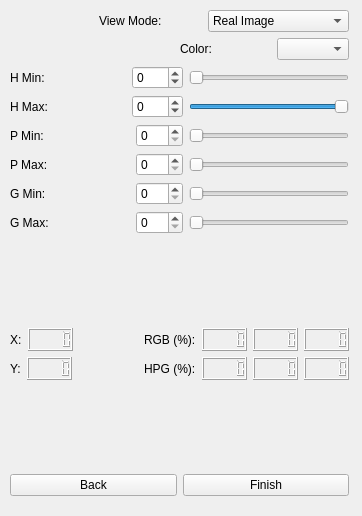
       <widget class="QWidget" name="tela2">
        <property name="geometry">
         <rect>
          <x>0</x>
          <y>0</y>
          <width>362</width>
          <height>516</height>
         </rect>
        </property>
        <widget class="QWidget" name="layout44">
         <property name="geometry">
          <rect>
           <x>10</x>
           <y>10</y>
           <width>339</width>
           <height>486</height>
          </rect>
         </property>
         <layout class="QVBoxLayout">
          <item>
           <layout class="QHBoxLayout">
            <item>
             <spacer name="spacer41">
              <property name="orientation">
               <enum>Qt::Horizontal</enum>
              </property>
              <property name="sizeType">
               <enum>QSizePolicy::Expanding</enum>
              </property>
              <property name="sizeHint" stdset="0">
               <size>
                <width>34</width>
                <height>20</height>
               </size>
              </property>
             </spacer>
            </item>
            <item>
             <layout class="QHBoxLayout">
              <item>
               <widget class="QLabel" name="textLabel1">
                <property name="text">
                 <string>View Mode:</string>
                </property>
                <property name="wordWrap">
                 <bool>false</bool>
                </property>
               </widget>
              </item>
              <item>
               <spacer name="spacer32">
                <property name="orientation">
                 <enum>Qt::Horizontal</enum>
                </property>
                <property name="sizeType">
                 <enum>QSizePolicy::Expanding</enum>
                </property>
                <property name="sizeHint" stdset="0">
                 <size>
                  <width>40</width>
                  <height>20</height>
                 </size>
                </property>
               </spacer>
              </item>
              <item>
               <widget class="QComboBox" name="comboExibicao1">
                <item>
                 <property name="text">
                  <string>Real Image</string>
                 </property>
                </item>
                <item>
                 <property name="text">
                  <string>Current Color Image</string>
                 </property>
                </item>
                <item>
                 <property name="text">
                  <string>Tagged Image</string>
                 </property>
                </item>
                <item>
                 <property name="text">
                  <string>Soft Tagged Image</string>
                 </property>
                </item>
                <item>
                 <property name="text">
                  <string>Error Image</string>
                 </property>
                </item>
               </widget>
              </item>
             </layout>
            </item>
           </layout>
          </item>
          <item>
           <layout class="QHBoxLayout">
            <item>
             <spacer name="spacer42">
              <property name="orientation">
               <enum>Qt::Horizontal</enum>
              </property>
              <property name="sizeType">
               <enum>QSizePolicy::Expanding</enum>
              </property>
              <property name="sizeHint" stdset="0">
               <size>
                <width>40</width>
                <height>20</height>
               </size>
              </property>
             </spacer>
            </item>
            <item>
             <layout class="QHBoxLayout">
              <item>
               <widget class="QLabel" name="labelCor">
                <property name="text">
                 <string>Color:</string>
                </property>
                <property name="wordWrap">
                 <bool>false</bool>
                </property>
               </widget>
              </item>
              <item>
               <spacer name="spacer33">
                <property name="orientation">
                 <enum>Qt::Horizontal</enum>
                </property>
                <property name="sizeType">
                 <enum>QSizePolicy::Expanding</enum>
                </property>
                <property name="sizeHint" stdset="0">
                 <size>
                  <width>40</width>
                  <height>20</height>
                 </size>
                </property>
               </spacer>
              </item>
              <item>
               <widget class="QComboBox" name="comboCores">
                <property name="editable">
                 <bool>false</bool>
                </property>
               </widget>
              </item>
             </layout>
            </item>
           </layout>
          </item>
          <item>
           <layout class="QVBoxLayout">
            <item>
             <layout class="QHBoxLayout">
              <item>
               <widget class="QLabel" name="labelHMin">
                <property name="text">
                 <string>H Min:</string>
                </property>
                <property name="wordWrap">
                 <bool>false</bool>
                </property>
               </widget>
              </item>
              <item>
               <spacer name="spacer34">
                <property name="orientation">
                 <enum>Qt::Horizontal</enum>
                </property>
                <property name="sizeType">
                 <enum>QSizePolicy::Expanding</enum>
                </property>
                <property name="sizeHint" stdset="0">
                 <size>
                  <width>40</width>
                  <height>20</height>
                 </size>
                </property>
               </spacer>
              </item>
              <item>
               <layout class="QHBoxLayout">
                <item>
                 <widget class="QSpinBox" name="spinHGP_Hmin">
                  <property name="minimum">
                   <number>-180</number>
                  </property>
                  <property name="maximum">
                   <number>180</number>
                  </property>
                 </widget>
                </item>
                <item>
                 <widget class="QSlider" name="sliderHGP_Hmin">
                  <property name="minimumSize">
                   <size>
                    <width>160</width>
                    <height>0</height>
                   </size>
                  </property>
                  <property name="minimum">
                   <number>-180</number>
                  </property>
                  <property name="maximum">
                   <number>180</number>
                  </property>
                  <property name="pageStep">
                   <number>5</number>
                  </property>
                  <property name="value">
                   <number>-180</number>
                  </property>
                  <property name="orientation">
                   <enum>Qt::Horizontal</enum>
                  </property>
                 </widget>
                </item>
               </layout>
              </item>
             </layout>
            </item>
            <item>
             <layout class="QHBoxLayout">
              <item>
               <widget class="QLabel" name="labelHMax">
                <property name="text">
                 <string>H Max:</string>
                </property>
                <property name="wordWrap">
                 <bool>false</bool>
                </property>
               </widget>
              </item>
              <item>
               <spacer name="spacer36">
                <property name="orientation">
                 <enum>Qt::Horizontal</enum>
                </property>
                <property name="sizeType">
                 <enum>QSizePolicy::Expanding</enum>
                </property>
                <property name="sizeHint" stdset="0">
                 <size>
                  <width>40</width>
                  <height>20</height>
                 </size>
                </property>
               </spacer>
              </item>
              <item>
               <layout class="QHBoxLayout">
                <item>
                 <widget class="QSpinBox" name="spinHGP_Hmax">
                  <property name="minimum">
                   <number>-180</number>
                  </property>
                  <property name="maximum">
                   <number>180</number>
                  </property>
                  <property name="value">
                   <number>0</number>
                  </property>
                 </widget>
                </item>
                <item>
                 <widget class="QSlider" name="sliderHGP_Hmax">
                  <property name="minimumSize">
                   <size>
                    <width>160</width>
                    <height>0</height>
                   </size>
                  </property>
                  <property name="minimum">
                   <number>-180</number>
                  </property>
                  <property name="maximum">
                   <number>180</number>
                  </property>
                  <property name="pageStep">
                   <number>5</number>
                  </property>
                  <property name="value">
                   <number>180</number>
                  </property>
                  <property name="orientation">
                   <enum>Qt::Horizontal</enum>
                  </property>
                 </widget>
                </item>
               </layout>
              </item>
             </layout>
            </item>
            <item>
             <layout class="QHBoxLayout">
              <item>
               <widget class="QLabel" name="labelPMin">
                <property name="text">
                 <string>P Min:</string>
                </property>
                <property name="wordWrap">
                 <bool>false</bool>
                </property>
               </widget>
              </item>
              <item>
               <spacer name="spacer39">
                <property name="orientation">
                 <enum>Qt::Horizontal</enum>
                </property>
                <property name="sizeType">
                 <enum>QSizePolicy::Expanding</enum>
                </property>
                <property name="sizeHint" stdset="0">
                 <size>
                  <width>60</width>
                  <height>20</height>
                 </size>
                </property>
               </spacer>
              </item>
              <item>
               <layout class="QHBoxLayout">
                <item>
                 <widget class="QSpinBox" name="spinHGP_Pmin">
                  <property name="maximum">
                   <number>100</number>
                  </property>
                 </widget>
                </item>
                <item>
                 <widget class="QSlider" name="sliderHGP_Pmin">
                  <property name="minimumSize">
                   <size>
                    <width>160</width>
                    <height>0</height>
                   </size>
                  </property>
                  <property name="maximum">
                   <number>100</number>
                  </property>
                  <property name="pageStep">
                   <number>5</number>
                  </property>
                  <property name="orientation">
                   <enum>Qt::Horizontal</enum>
                  </property>
                 </widget>
                </item>
               </layout>
              </item>
             </layout>
            </item>
            <item>
             <layout class="QHBoxLayout">
              <item>
               <widget class="QLabel" name="labelPMax">
                <property name="text">
                 <string>P Max:</string>
                </property>
                <property name="wordWrap">
                 <bool>false</bool>
                </property>
               </widget>
              </item>
              <item>
               <spacer name="spacer40">
                <property name="orientation">
                 <enum>Qt::Horizontal</enum>
                </property>
                <property name="sizeType">
                 <enum>QSizePolicy::Expanding</enum>
                </property>
                <property name="sizeHint" stdset="0">
                 <size>
                  <width>40</width>
                  <height>20</height>
                 </size>
                </property>
               </spacer>
              </item>
              <item>
               <layout class="QHBoxLayout">
                <item>
                 <widget class="QSpinBox" name="spinHGP_Pmax">
                  <property name="maximum">
                   <number>100</number>
                  </property>
                  <property name="value">
                   <number>0</number>
                  </property>
                 </widget>
                </item>
                <item>
                 <widget class="QSlider" name="sliderHGP_Pmax">
                  <property name="minimumSize">
                   <size>
                    <width>160</width>
                    <height>0</height>
                   </size>
                  </property>
                  <property name="maximum">
                   <number>100</number>
                  </property>
                  <property name="pageStep">
                   <number>5</number>
                  </property>
                  <property name="value">
                   <number>0</number>
                  </property>
                  <property name="orientation">
                   <enum>Qt::Horizontal</enum>
                  </property>
                 </widget>
                </item>
               </layout>
              </item>
             </layout>
            </item>
            <item>
             <layout class="QHBoxLayout">
              <item>
               <widget class="QLabel" name="labelGMin">
                <property name="text">
                 <string>G Min:</string>
                </property>
                <property name="wordWrap">
                 <bool>false</bool>
                </property>
               </widget>
              </item>
              <item>
               <spacer name="spacer37">
                <property name="orientation">
                 <enum>Qt::Horizontal</enum>
                </property>
                <property name="sizeType">
                 <enum>QSizePolicy::Expanding</enum>
                </property>
                <property name="sizeHint" stdset="0">
                 <size>
                  <width>40</width>
                  <height>20</height>
                 </size>
                </property>
               </spacer>
              </item>
              <item>
               <layout class="QHBoxLayout">
                <item>
                 <widget class="QSpinBox" name="spinHGP_Gmin">
                  <property name="maximum">
                   <number>100</number>
                  </property>
                 </widget>
                </item>
                <item>
                 <widget class="QSlider" name="sliderHGP_Gmin">
                  <property name="minimumSize">
                   <size>
                    <width>160</width>
                    <height>0</height>
                   </size>
                  </property>
                  <property name="maximum">
                   <number>100</number>
                  </property>
                  <property name="pageStep">
                   <number>5</number>
                  </property>
                  <property name="orientation">
                   <enum>Qt::Horizontal</enum>
                  </property>
                 </widget>
                </item>
               </layout>
              </item>
             </layout>
            </item>
            <item>
             <layout class="QHBoxLayout">
              <item>
               <widget class="QLabel" name="labelGMax">
                <property name="text">
                 <string>G Max:</string>
                </property>
                <property name="wordWrap">
                 <bool>false</bool>
                </property>
               </widget>
              </item>
              <item>
               <spacer name="spacer38">
                <property name="orientation">
                 <enum>Qt::Horizontal</enum>
                </property>
                <property name="sizeType">
                 <enum>QSizePolicy::Expanding</enum>
                </property>
                <property name="sizeHint" stdset="0">
                 <size>
                  <width>40</width>
                  <height>20</height>
                 </size>
                </property>
               </spacer>
              </item>
              <item>
               <layout class="QHBoxLayout">
                <item>
                 <widget class="QSpinBox" name="spinHGP_Gmax">
                  <property name="maximum">
                   <number>100</number>
                  </property>
                  <property name="value">
                   <number>0</number>
                  </property>
                 </widget>
                </item>
                <item>
                 <widget class="QSlider" name="sliderHGP_Gmax">
                  <property name="minimumSize">
                   <size>
                    <width>160</width>
                    <height>0</height>
                   </size>
                  </property>
                  <property name="maximum">
                   <number>100</number>
                  </property>
                  <property name="pageStep">
                   <number>5</number>
                  </property>
                  <property name="value">
                   <number>0</number>
                  </property>
                  <property name="orientation">
                   <enum>Qt::Horizontal</enum>
                  </property>
                 </widget>
                </item>
               </layout>
              </item>
             </layout>
            </item>
           </layout>
          </item>
          <item>
           <spacer name="spacer45">
            <property name="orientation">
             <enum>Qt::Vertical</enum>
            </property>
            <property name="sizeType">
             <enum>QSizePolicy::Expanding</enum>
            </property>
            <property name="sizeHint" stdset="0">
             <size>
              <width>20</width>
              <height>44</height>
             </size>
            </property>
           </spacer>
          </item>
          <item>
           <layout class="QHBoxLayout">
            <item>
             <layout class="QHBoxLayout">
              <item>
               <widget class="QLabel" name="labelX2">
                <property name="text">
                 <string>X:</string>
                </property>
                <property name="wordWrap">
                 <bool>false</bool>
                </property>
               </widget>
              </item>
              <item>
               <widget class="QLCDNumber" name="lcdX2">
                <property name="maximumSize">
                 <size>
                  <width>45</width>
                  <height>23</height>
                 </size>
                </property>
               </widget>
              </item>
             </layout>
            </item>
            <item>
             <spacer name="spacer43">
              <property name="orientation">
               <enum>Qt::Horizontal</enum>
              </property>
              <property name="sizeType">
               <enum>QSizePolicy::Expanding</enum>
              </property>
              <property name="sizeHint" stdset="0">
               <size>
                <width>40</width>
                <height>20</height>
               </size>
              </property>
             </spacer>
            </item>
            <item>
             <layout class="QHBoxLayout">
              <item>
               <widget class="QLabel" name="labelRGB2">
                <property name="text">
                 <string>RGB (%):</string>
                </property>
                <property name="wordWrap">
                 <bool>false</bool>
                </property>
               </widget>
              </item>
              <item>
               <widget class="QLCDNumber" name="lcdRGB_R2">
                <property name="maximumSize">
                 <size>
                  <width>45</width>
                  <height>23</height>
                 </size>
                </property>
               </widget>
              </item>
              <item>
               <widget class="QLCDNumber" name="lcdRGB_G2">
                <property name="maximumSize">
                 <size>
                  <width>45</width>
                  <height>23</height>
                 </size>
                </property>
               </widget>
              </item>
              <item>
               <widget class="QLCDNumber" name="lcdRGB_B2">
                <property name="maximumSize">
                 <size>
                  <width>45</width>
                  <height>23</height>
                 </size>
                </property>
               </widget>
              </item>
             </layout>
            </item>
           </layout>
          </item>
          <item>
           <layout class="QHBoxLayout">
            <item>
             <layout class="QHBoxLayout">
              <item>
               <widget class="QLabel" name="labelY2">
                <property name="text">
                 <string>Y:</string>
                </property>
                <property name="wordWrap">
                 <bool>false</bool>
                </property>
               </widget>
              </item>
              <item>
               <widget class="QLCDNumber" name="lcdY2">
                <property name="maximumSize">
                 <size>
                  <width>45</width>
                  <height>23</height>
                 </size>
                </property>
               </widget>
              </item>
             </layout>
            </item>
            <item>
             <spacer name="spacer44">
              <property name="orientation">
               <enum>Qt::Horizontal</enum>
              </property>
              <property name="sizeType">
               <enum>QSizePolicy::Expanding</enum>
              </property>
              <property name="sizeHint" stdset="0">
               <size>
                <width>41</width>
                <height>20</height>
               </size>
              </property>
             </spacer>
            </item>
            <item>
             <layout class="QHBoxLayout">
              <item>
               <widget class="QLabel" name="labelHGP2">
                <property name="text">
                 <string>HPG (%):</string>
                </property>
                <property name="wordWrap">
                 <bool>false</bool>
                </property>
               </widget>
              </item>
              <item>
               <widget class="QLCDNumber" name="lcdHGP_H2">
                <property name="maximumSize">
                 <size>
                  <width>45</width>
                  <height>23</height>
                 </size>
                </property>
               </widget>
              </item>
              <item>
               <widget class="QLCDNumber" name="lcdHGP_P2">
                <property name="maximumSize">
                 <size>
                  <width>45</width>
                  <height>23</height>
                 </size>
                </property>
               </widget>
              </item>
              <item>
               <widget class="QLCDNumber" name="lcdHGP_G2">
                <property name="maximumSize">
                 <size>
                  <width>45</width>
                  <height>23</height>
                 </size>
                </property>
               </widget>
              </item>
             </layout>
            </item>
           </layout>
          </item>
          <item>
           <spacer name="spacer48">
            <property name="orientation">
             <enum>Qt::Vertical</enum>
            </property>
            <property name="sizeType">
             <enum>QSizePolicy::Expanding</enum>
            </property>
            <property name="sizeHint" stdset="0">
             <size>
              <width>20</width>
              <height>44</height>
             </size>
            </property>
           </spacer>
          </item>
          <item>
           <layout class="QHBoxLayout">
            <item>
             <widget class="QPushButton" name="pushVoltarTela2">
              <property name="text">
               <string>Back</string>
              </property>
             </widget>
            </item>
            <item>
             <widget class="QPushButton" name="pushFim">
              <property name="text">
               <string>Finish</string>
              </property>
             </widget>
            </item>
           </layout>
          </item>
         </layout>
        </widget>
       </widget>
